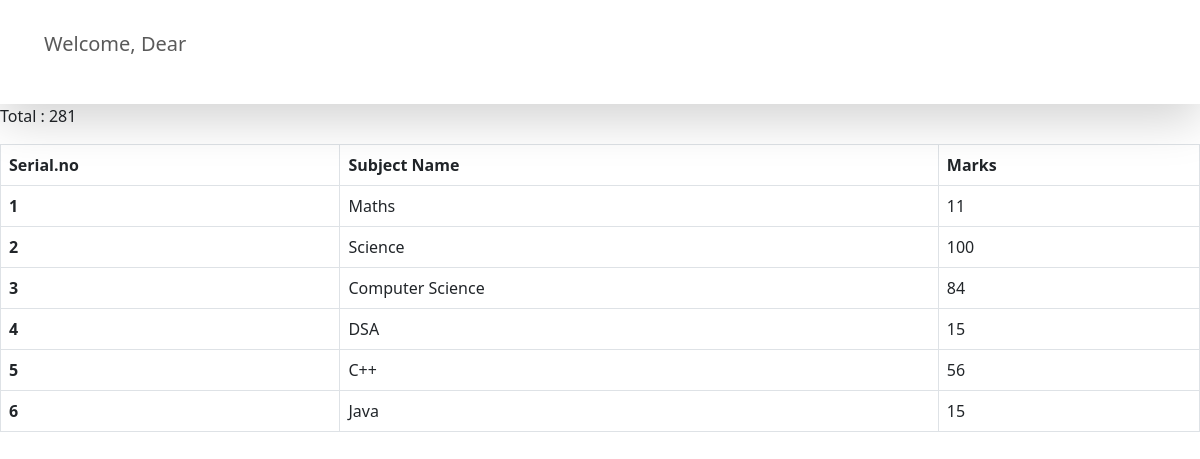
/see_marks/STU-O327, run on the app's committed database.
### home/models.py (models this page shows, shortened)
class SubjectMarks(models.Model):
    student = models.ForeignKey(Student,related_name='studentmarks',on_delete=models.CASCADE)
    subject = models.ForeignKey(Subject, on_delete=models.CASCADE)
    marks = models.IntegerField()
    class Meta:
        unique_together = ['student','subject']

class Subject(models.Model):
    subject_name = models.CharField(max_length=100)

### home/views.py (the view)
# urls.py: path('see_marks/<student_id>',see_marks,name='see_marks'),
def see_marks(request,student_id):
    queryset = SubjectMarks.objects.filter(student__student_id__student_id = student_id)
    total_marks = queryset.aggregate(total_marks = Sum('marks'))
    ranks =  Student.objects.annotate(marks = Sum('studentmarks__marks')).order_by('-marks','-student_age')
    print(ranks)
    return render(request,'inside/see_marks.html',{'queryset' : queryset,'total_marks':total_marks})

### home/models.py (called while the page is built)
    def __str__(self) -> str:
        return self.student_name

### templates/inside/see_marks.html
{% extends '../base.html'  %}
{% block start %}
<table class=" p-5 table table-bordered">
  <p>Total : {{total_marks.total_marks}}</p>
    <thead>
      <tr>
        <th scope="col">Serial.no</th>
        <th scope="col">Subject Name</th>
        <th scope="col">Marks</th>
      </tr>
    </thead>
    <tbody>
      {% for marks in queryset %}
      <tr>
        <th scope="row">{{forloop.counter}}  </th>
        <td>{{marks.subject.subject_name}}</td>
        <td>{{marks.marks}}</td>
      </tr>
      {% endfor %}
    </tbody>
  </table>
{% endblock %}

### css/css/index.css (style rules this page uses)
body { margin: 0; }

### data on the page
SubjectMarks: subject.subject_name "Maths", marks "11"
SubjectMarks: subject.subject_name "Science", marks "100"
SubjectMarks: subject.subject_name "Computer Science", marks "84"
SubjectMarks: subject.subject_name "DSA", marks "15"
SubjectMarks: subject.subject_name "C++", marks "56"
SubjectMarks: subject.subject_name "Java", marks "15"

### other printed values
{{ total_marks.total_marks }} "281"
